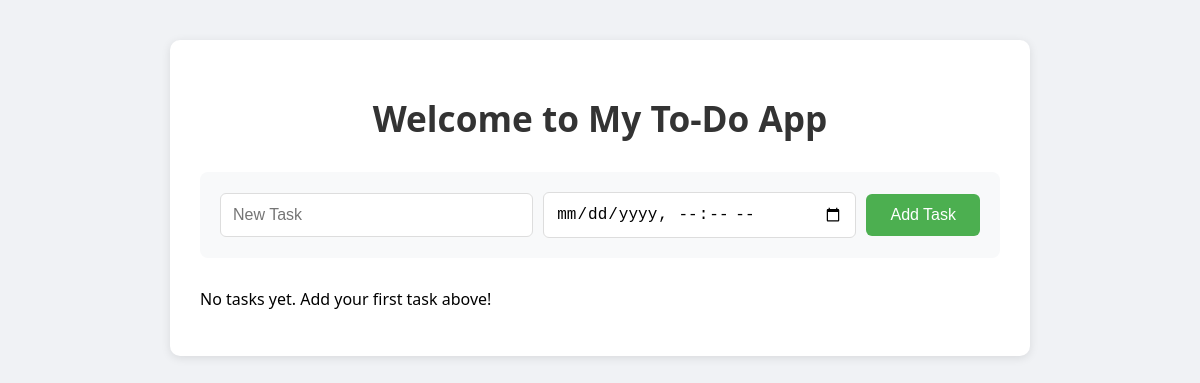
Before: / with the older database file.
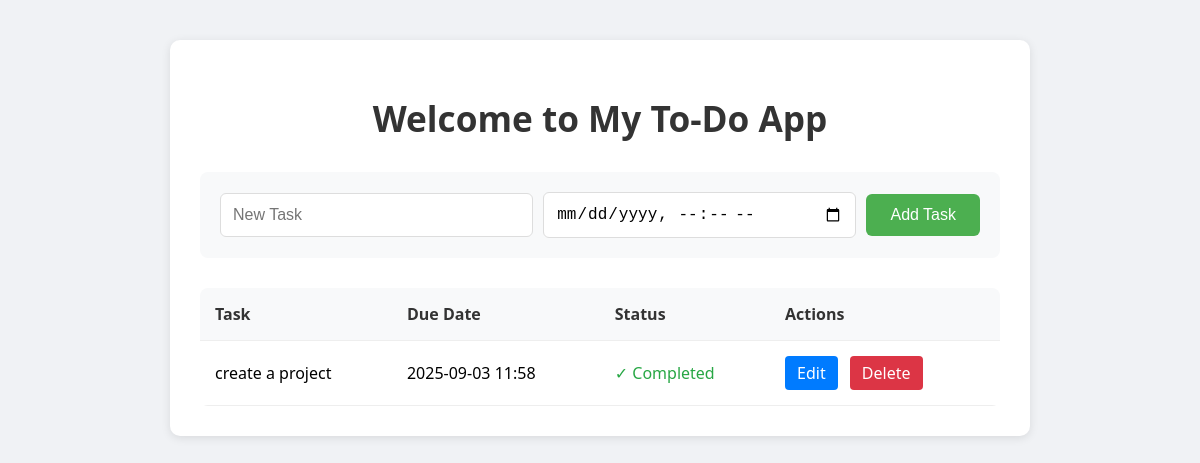
After: the same page with the newer database file.
### app.py (models this page shows, shortened)
class Task(db.Model):
    id = db.Column(db.Integer, primary_key=True)
    title = db.Column(db.String, nullable=False)
    completed = db.Column(db.Boolean, default=False)
    due_date = db.Column(db.DateTime, nullable=True)

### app.py (the view)
@app.route('/', methods=['GET', 'POST'])
def home():
    if request.method == 'POST':
        try:
            task_title = request.form.get('task')
            due_date = request.form.get('due_date')
            if due_date:  # Convert the string to datetime if present
                due_date = datetime.fromisoformat(due_date)
            print(f"Adding new task: {task_title} with due date: {due_date}")
            new_task = Task(title=task_title, due_date=due_date)
            db.session.add(new_task)
            db.session.commit()
            print("Task added successfully")
        except Exception as e:
            db.session.rollback()
            print(f"Error occurred while adding task: {e}")
        return redirect('/')
    else:
        tasks = Task.query.order_by(Task.id).all()
        print(f"Found {len(tasks)} tasks in database")
        for task in tasks:
            print(
                f"Task: {task.title}, Due: {task.due_date}, Completed: {task.completed}")
        return render_template('index.html', tasks=tasks)

### templates/index.html (shortened to what this page needs)
{% extends "base.html" %}  {% block body %}
<div class="container">
  <h1>Welcome to My To-Do App</h1>
  <form action="/" method="POST" class="task-form">
    <input type="text" name="task" placeholder="New Task" required />
    <input type="datetime-local" name="due_date" />
    <button type="submit">Add Task</button>
  </form>
  {% if tasks %}
  <table class="task-table">
    <tr>
      <th>Task</th>
      <th>Due Date</th>
      <th>Status</th>
      <th>Actions</th>
    </tr>
    {% for task in tasks %}
    <tr>
      <td>{{ task.title }}</td>
      <td>
        {% if task.due_date %} {{ task.due_date.strftime('%Y-%m-%d %H:%M') }} {%
        endif %}
      </td>
      <td>
        {% if task.completed %}
        <span class="status-completed">✓ Completed</span>
        {% else %}
        <span class="status-pending">Pending</span>
        {% endif %}
      </td>
      <td>
        <a href="{{ url_for('edit_task', task_id=task.id) }}">Edit</a>
        <a href="{{ url_for('delete', id=task.id) }}">Delete</a>
      </td>
    </tr>
    {% endfor %}
  </table>
  {% else %}
  <p>No tasks yet. Add your first task above!</p>
  {% endif %}
</div>
{% endblock %}

### templates/base.html (shortened to what this page needs)
<!DOCTYPE html>
<html lang="en">
  <head>
    <link
      rel="stylesheet"
      href="{{ url_for('static', filename='css/main.css') }}"
    />
  </head>
  <body>
    {% block body %}{% endblock %}
  </body>
</html>

### static/css/main.css (style rules this page uses)
body { font-family: 'Segoe UI', Arial, sans-serif; margin: 0; padding: 0; background-color: #f0f2f5; min-height: 100vh; display: flex; justify-content: center; align-items: flex-start; padding-top: 40px; }
.container { width: 90%; max-width: 800px; background-color: white; padding: 30px; border-radius: 10px; box-shadow: 0 2px 10px rgba(0, 0, 0, 0.1); margin-bottom: 40px; }
h1 { color: #333; text-align: center; margin-bottom: 30px; font-size: 2.2em; }
.task-form { background-color: #f8f9fa; padding: 20px; border-radius: 8px; margin-bottom: 30px; display: flex; gap: 10px; align-items: center; justify-content: center; flex-wrap: wrap; }
.task-form input[type="text"], .task-form input[type="datetime-local"] { padding: 12px; border: 1px solid #ddd; border-radius: 6px; font-size: 16px; flex: 1; min-width: 200px; }
.task-form button { padding: 12px 24px; background-color: #4CAF50; color: white; border: none; border-radius: 6px; cursor: pointer; font-size: 16px; transition: background-color 0.3s; }
.task-table { width: 100%; border-collapse: collapse; background-color: white; border-radius: 8px; overflow: hidden; }
.task-table th, .task-table td { padding: 15px; text-align: left; border-bottom: 1px solid #eee; }
.task-table th { background-color: #f8f9fa; font-weight: 600; color: #333; }
.task-table a { text-decoration: none; padding: 6px 12px; border-radius: 4px; margin-right: 8px; display: inline-block; font-weight: 500; transition: all 0.3s; }
.task-table a[href*="edit"] { background-color: #007bff; color: white; }
.task-table a[href*="delete"] { background-color: #dc3545; color: white; }
.status-completed { color: #28a745; font-weight: 500; }

Changed rows visible on the page:
added Task: title "create a project", due_date "2025-09-03 11:58", completed "✓ Completed"
Other visible differences:
text no longer shown: "No tasks yet. Add your first task above!"
text now shown: "Task Due Date Status Actions"
